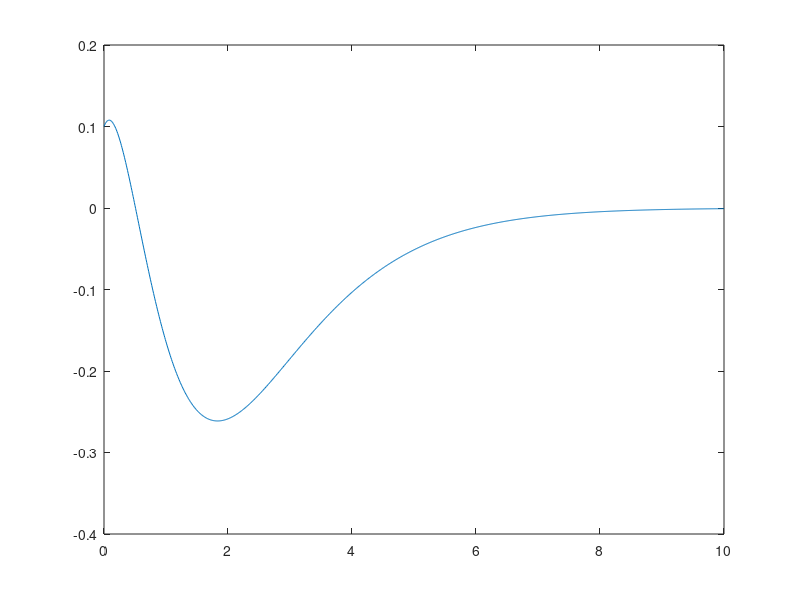

Reproduce this figure in MATLAB.
clear; clf;
k =0;
for t = 0:0.01:10
    k=k+1;
    y(k) = -0.3*exp(-2*t)+0.4*exp(-t)+2*(exp(-t)-exp(-2*t)-t*exp(-t));
end

tx=0:0.01:10;
plot(tx,y)